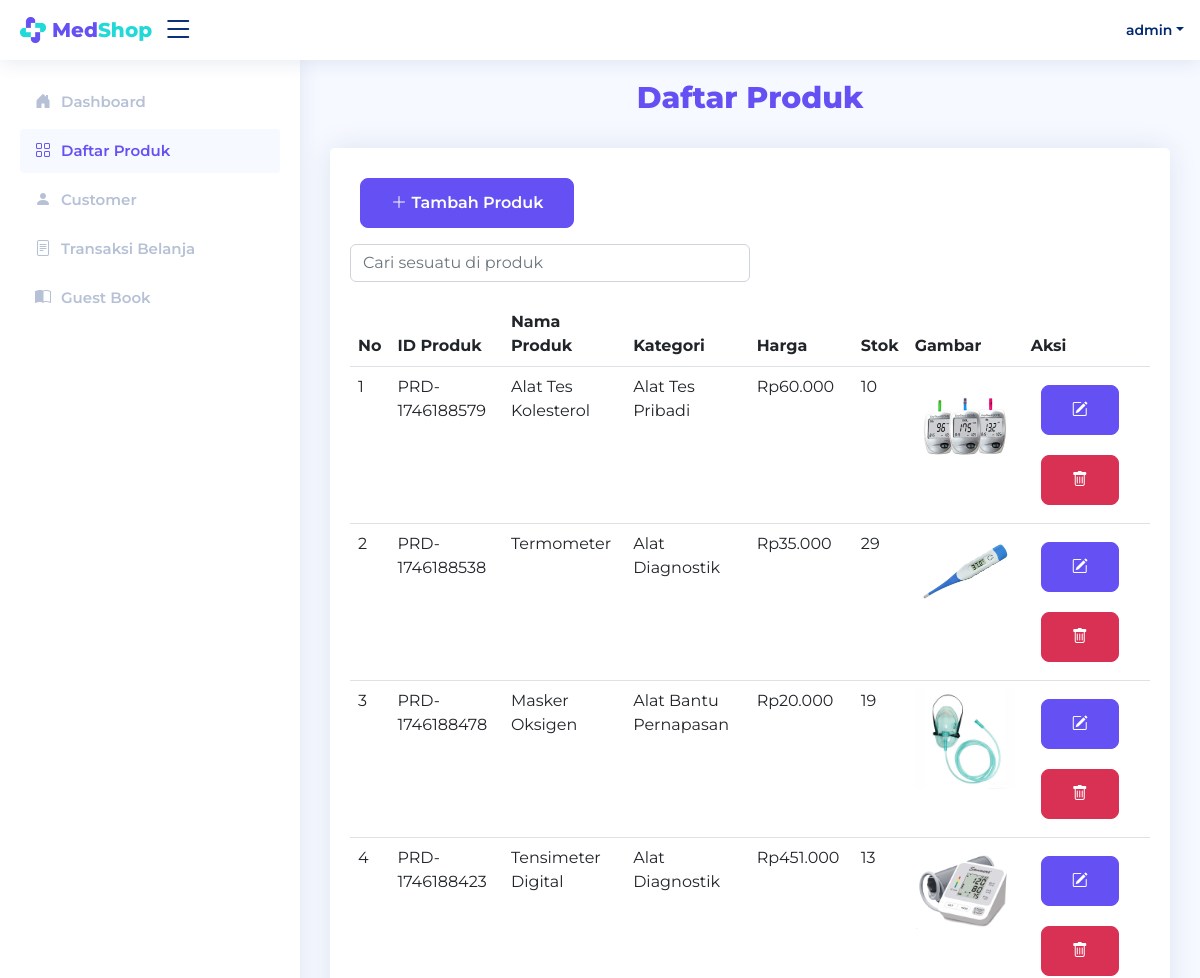
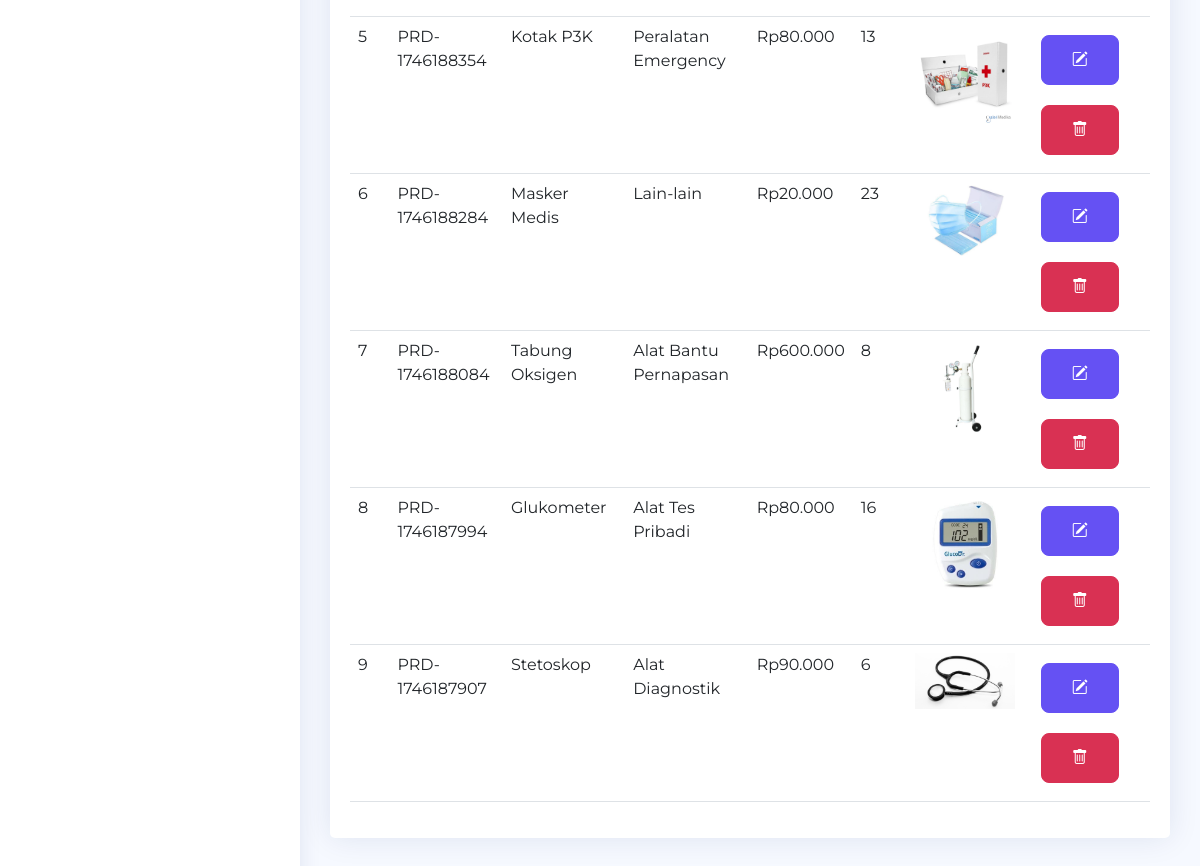
Page /admin/admin_list_produk.php (signed in) on the committed database (2 pictures, top to bottom).
### tables this page shows
CREATE TABLE `produk` (
  `idProduk` varchar(255) NOT NULL,
  `namaProduk` varchar(255) NOT NULL,
  `kategoriProduk` varchar(255) NOT NULL,
  `hargaProduk` int(11) NOT NULL,
  `stokProduk` int(11) NOT NULL,
  `gambarProduk` varchar(255) NOT NULL
);

### connect.php (called while the page is built, shortened)
<?php
$connect = mysqli_connect("localhost", "root", "", "medshop");
function query($query)
{
    global $connect;
    $result = mysqli_query($connect, $query);
    $rows = [];
    while ($row = mysqli_fetch_assoc($result)) {
        $rows[] = $row;
    }
    return $rows;
}

### admin/admin_list_produk.php (the view, shortened to what this page needs)
<?php
$title = "Daftar Produk";
require 'header_admin.php';
require 'sidebar_admin.php';
$allProduk = query("SELECT * FROM produk ORDER BY idProduk DESC");
?>
<main id="main" class="main">
    <div class="pagetitle">
        <h1 class="text-center">Daftar Produk</h1>
    </div>
    <section class="section">
        <div class="card">
            <div class="card-body">
                <a href="admin_tambah_produk.php" class="btn btn-primary mb-2"><i class="bi bi-plus-lg"></i> Tambah Produk</a><br>
                <div class="col-md-6 mt-2 mb-2">
                    <input type="text" placeholder="Cari sesuatu di produk" class="form-control" id="searchingTable">
                </div>
                <table class="table">
                    <thead>
                        <tr>
                            <th scope="col">No</th>
                            <th scope="col">ID Produk</th>
                            <th scope="col">Nama Produk</th>
                            <th scope="col">Kategori</th>
                            <th scope="col">Harga</th>
                            <th scope="col">Stok</th>
                            <th scope="col">Gambar</th>
                            <th scope="col">Aksi</th>
                        </tr>
                    </thead>
                    <tbody>
                        <?php $i = 1; ?>
                        <?php foreach ($allProduk as $produk) : ?>
                            <tr>
                                <td><?= $i; ?></td>
                                <td><?= $produk["idProduk"]; ?></td>
                                <td><?= $produk["namaProduk"]; ?></td>
                                <td><?= $produk["kategoriProduk"]; ?></td>
                                <td>Rp<?= number_format($produk["hargaProduk"], 0, ',', '.'); ?></td>
                                <td><?= $produk["stokProduk"]; ?></td>
                                <td><img src="../img/<?= $produk["gambarProduk"]; ?>" width="100px"></td>
                                <td>
                                    <a href="admin_edit_produk.php?id=<?= $produk["idProduk"]; ?>" class="btn btn-primary"> <i class="bi bi-pencil-square"></i></a>
                                    <a href="admin_hapus_produk.php?id=<?= $produk["idProduk"]; ?>" class="btn btn-danger" onclick="return confirm('Yakin ingin menghapus produk <?= $produk["namaProduk"]; ?>?');"> <i class="bi bi-trash"></i></a>
                                </td>
                            </tr>
                            <?php $i++; ?>
                        <?php endforeach; ?>
                    </tbody>
                </table>
            </div>
        </div>
    </section>
</main>

### admin/header_admin.php (shortened to what this page needs)
<?php
$userLogin = $_SESSION["username"];
?>
<!DOCTYPE html>
<html lang="en">
<head>
    <link href="../assets/vendor/bootstrap/css/bootstrap.min.css" rel="stylesheet">
    <link href="../assets/vendor/bootstrap-icons/bootstrap-icons.css" rel="stylesheet">
    <link href="../assets/vendor/boxicons/css/boxicons.min.css" rel="stylesheet">
    <link href="../assets/vendor/quill/quill.snow.css" rel="stylesheet">
    <link href="../assets/vendor/quill/quill.bubble.css" rel="stylesheet">
    <link href="../assets/vendor/remixicon/remixicon.css" rel="stylesheet">
    <link href="../assets/vendor/simple-datatables/style.css" rel="stylesheet">
    <link href="../assets/css/style.css" rel="stylesheet">
</head>
<body>
    <header id="header" class="header fixed-top d-flex align-items-center">
        <div class="d-flex align-items-center justify-content-between">
            <a class="header-logo d-flex align-items-center">
                <img src="../img/Logo MedShop.png" alt="">
                <h2>Med<span>Shop</span></h2>
            </a>
            <i class="bi bi-list toggle-sidebar-btn"></i>
        </div>
        <nav class="header-nav ms-auto">
            <ul class="d-flex align-items-center">
                <li class="nav-item dropdown pe-3">
                    <a class="nav-link nav-profile d-flex align-items-center pe-0" href="#" data-bs-toggle="dropdown">
                        <span class="d-none d-md-block dropdown-toggle ps-2"><?= $userLogin; ?></span>
                    </a>
                </li>
            </ul>
        </nav>
    </header>
</body>
</html>

### admin/sidebar_admin.php
<aside id="sidebar" class="sidebar">
    <ul class="sidebar-nav" id="sidebar-nav">
        <li class="nav-item">
            <a class="nav-link <?php echo ($title == 'Dashboard') ? 'text-primary' : 'collapsed'; ?>" href="admin_dashboard.php">
                <i class="bi bi-house-door-fill"></i>
                <span>Dashboard</span>
            </a>
        </li>
        <li class="nav-item">
            <a class="nav-link <?php echo ($title == 'Daftar Produk') ? 'text-primary' : 'collapsed'; ?>" href="admin_list_produk.php">
                <i class="bi bi-grid"></i>
                <span>Daftar Produk</span>
            </a>
        </li>
        <li class="nav-item">
            <a class="nav-link <?php echo ($title == 'Customer') ? 'text-primary' : 'collapsed'; ?>" href="admin_lihat_cust.php">
                <i class="bi bi-person-fill"></i>
                <span>Customer</span>
            </a>
        </li>
        <li class="nav-item">
            <a class="nav-link <?php echo ($title == 'Transaksi Belanja') ? 'text-primary' : 'collapsed'; ?>" href="admin_lihat_transaksi.php">
                <i class="bi bi-file-text"></i><span>Transaksi Belanja</span>
            </a>
        </li>
        <li class="nav-item">
            <a class="nav-link <?php echo ($title == 'Guest Book') ? 'text-primary' : 'collapsed'; ?>" href="admin_lihat_guestbook.php">
                <i class="bi bi-book-half"></i><span>Guest Book</span>
            </a>
        </li>
    </ul>
</aside>

### assets/css/style.css (style rules this page uses)
:root { scroll-behavior: smooth; --primary: #6551f3; --secondary: #21dad7; }
body { font-family: "Montserrat", sans-serif; background: #f6f9ff; color: #444444; }
a { color: var(--primary); text-decoration: none; }
h1, h2, h3, h4, h5, h6 { font-family: "Montserrat", sans-serif; }
#main { margin-top: 60px; padding: 20px 30px; transition: all 0.3s; }
.pagetitle { margin-bottom: 10px; }
.pagetitle h1 { font-size: 30px; margin-bottom: 2rem; font-weight: 800; color: var(--primary); }
.card { margin-bottom: 30px; border: none; border-radius: 5px; box-shadow: 0px 0 30px rgba(1, 41, 112, 0.1); }
.card-body { padding: 20px; }
.btn-primary { padding: 12px 30px; margin: 10px; font-weight: 600; color: #fff; background-color: var(--primary); border-color: var(--primary); border-radius: 0.5rem; }
.btn-danger { padding: 12px 30px; margin: 10px; font-weight: 600; color: #fff; background-color: #d93153; border-color: #d93153; border-radius: 0.5rem; }
.header-logo { line-height: 1; }
.header-logo img { max-height: 26px; margin-right: 6px; }
.header-logo h2 { font-size: 20px; font-weight: 800; color: var(--primary); margin-bottom: 0; }
.header-logo span { font-size: 20px; font-weight: 800; color: var(--secondary); }
.header { transition: all 0.5s; z-index: 997; height: 60px; box-shadow: 0px 2px 20px rgba(1, 41, 112, 0.1); background-color: #fff; padding-left: 20px; }
.header .toggle-sidebar-btn { font-size: 32px; padding-left: 10px; cursor: pointer; color: #012970; }
.header-nav ul { list-style: none; }
.header-nav > ul { margin: 0; padding: 0; }
.header-nav .nav-profile { color: #012970; }
.header-nav .nav-profile span { font-size: 14px; font-weight: 600; }
.sidebar { position: fixed; top: 60px; left: 0; bottom: 0; width: 300px; z-index: 996; transition: all 0.3s; padding: 20px; overflow-y: auto; scrollbar-width: thin; scrollbar-color: #aab7cf transparent; box-shadow: 0px 0px 20px rgba(1, 41, 112, 0.1); background-color: #fff; }
@media (min-width: 1200px) { #main, #footer { margin-left: 300px; } }
.sidebar-nav { padding: 0; margin: 0; list-style: none; }
.sidebar-nav li { padding: 0; margin: 0; list-style: none; }
.sidebar-nav .nav-item { margin-bottom: 5px; }
.sidebar-nav .nav-link { display: flex; align-items: center; font-size: 15px; font-weight: 600; color: var(--primary); transition: 0.3; background: #f6f9ff; padding: 10px 15px; border-radius: 4px; }
.sidebar-nav .nav-link i { font-size: 16px; margin-right: 10px; color: var(--primary); }
.sidebar-nav .nav-link span { color: var(--primary); }
.sidebar-nav .nav-link.collapsed { color: #b6c1d6; background: #fff; }
.sidebar-nav .nav-link.collapsed i { color: #b6c1d6; }
.sidebar-nav .nav-link.collapsed span { color: #b6c1d6; }
thead tr:first-child th { padding-top: 20px; }

### rows in the picture
produk: idProduk "PRD-1746188579", namaProduk "Alat Tes Kolesterol", kategoriProduk "Alat Tes Pribadi", hargaProduk "60.000", stokProduk "10", gambarProduk (picture)
produk: idProduk "PRD-1746188538", namaProduk "Termometer", kategoriProduk "Alat Diagnostik", hargaProduk "35.000", stokProduk "29", gambarProduk (picture)
produk: idProduk "PRD-1746188478", namaProduk "Masker Oksigen", kategoriProduk "Alat Bantu Pernapasan", hargaProduk "20.000", stokProduk "19", gambarProduk (picture)
produk: idProduk "PRD-1746188423", namaProduk "Tensimeter Digital", kategoriProduk "Alat Diagnostik", hargaProduk "451.000", stokProduk "13", gambarProduk (picture)
produk: idProduk "PRD-1746188354", namaProduk "Kotak P3K", kategoriProduk "Peralatan Emergency", hargaProduk "80.000", stokProduk "13", gambarProduk (picture)
produk: idProduk "PRD-1746188284", namaProduk "Masker Medis", kategoriProduk "Lain-lain", hargaProduk "20.000", stokProduk "23", gambarProduk (picture)
produk: idProduk "PRD-1746188084", namaProduk "Tabung Oksigen", kategoriProduk "Alat Bantu Pernapasan", hargaProduk "600.000", stokProduk "8", gambarProduk (picture)
produk: idProduk "PRD-1746187994", namaProduk "Glukometer", kategoriProduk "Alat Tes Pribadi", hargaProduk "80.000", stokProduk "16", gambarProduk (picture)
produk: idProduk "PRD-1746187907", namaProduk "Stetoskop", kategoriProduk "Alat Diagnostik", hargaProduk "90.000", stokProduk "6", gambarProduk (picture)

### other values in the picture
$userLogin "admin"
